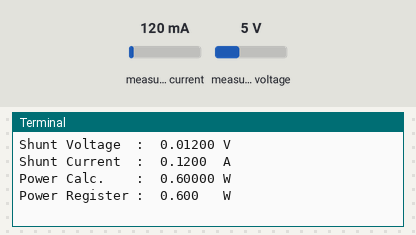
Simulated run of this program. Board: Raspberry Pi (BCM pin numbers). On the bench: the last lines printed to the terminal. Inputs (shaded band) come from the test bench; at power-on: measured voltage 5 V, measured current 120 mA.

Above: at 1.2 s.
1.3 s: measured voltage set to 11.2 V
At 2.4 s:
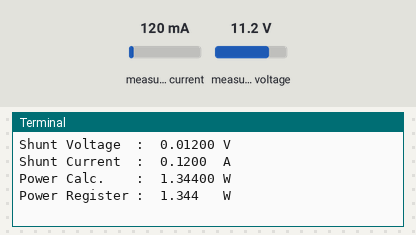
3.5 s: measured current set to 1000 mA
At 5.2 s:
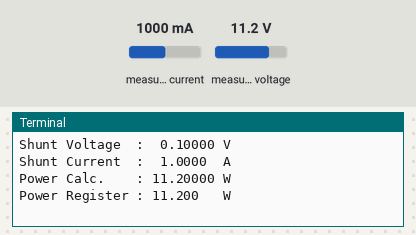
5.5 s: measured current set to 40 mA
At 6.8 s:
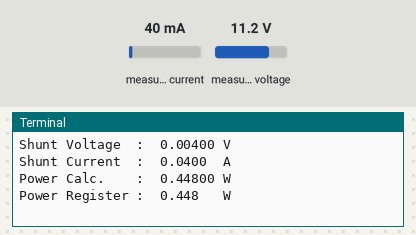
Timing chart, 0 to 8.5 s (numbered marks = the images above; inputs shaded):
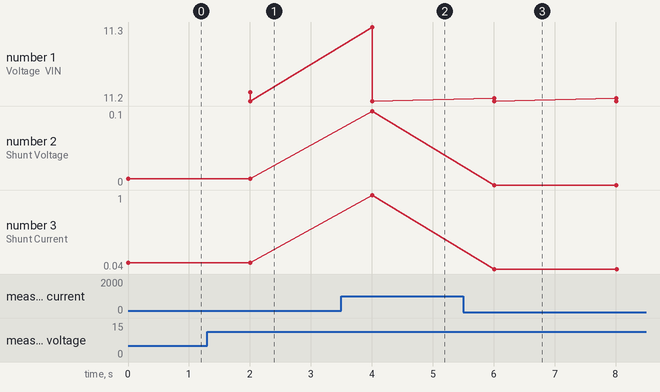

Measured:
- after the input at 1.3 s, the terminal: prints a new line after 0.71 s (image 1)
- after the input at 3.5 s, the terminal: prints a new line after 0.51 s (image 2)
- after the input at 5.5 s, the terminal: prints a new line after 0.51 s (image 3)
- plotted number 2: 0.01 → 0.1 after the input at 3.5 s, 0.1 → 0 after the input at 5.5 s
- plotted number 3: 0.12 → 1 after the input at 3.5 s, 1 → 0.04 after the input at 5.5 s

The program:

ina219.py
```python
import time
import board
from adafruit_ina219 import ADCResolution, BusVoltageRange, INA219


i2c_bus = board.I2C()  # uses board.SCL and board.SDA
# i2c_bus = board.STEMMA_I2C()  # For using the built-in STEMMA QT connector on a microcontroller

ina219 = INA219(i2c_bus)

print("ina219 test")

# display some of the advanced field (just to test)
print("Config register:")
print("  bus_voltage_range:    0x%40X" % ina219.bus_voltage_range)
print("  gain:                 0x%40X" % ina219.gain)
print("  bus_adc_resolution:   0x%40X" % ina219.bus_adc_resolution)
print("  shunt_adc_resolution: 0x%40X" % ina219.shunt_adc_resolution)
print("  mode:                 0x%40X" % ina219.mode)
print("")

# optional : change configuration to use 32 samples averaging for both bus voltage and shunt voltage
ina219.bus_adc_resolution = ADCResolution.ADCRES_12BIT_32S
ina219.shunt_adc_resolution = ADCResolution.ADCRES_12BIT_32S
# optional : change voltage range to 16V
ina219.bus_voltage_range = BusVoltageRange.RANGE_16V

# measure and display loop
while True:
    bus_voltage = ina219.bus_voltage  # voltage on V- (load side)
    shunt_voltage = ina219.shunt_voltage  # voltage between V+ and V- across the shunt
    current = ina219.current  # current in mA
    power = ina219.power  # power in watts

    # INA219 measure bus voltage on the load side. So PSU voltage = bus_voltage + shunt_voltage
    print("Voltage (VIN+) : {:6.3f}   V".format(bus_voltage + shunt_voltage))
    print("Voltage (VIN-) : {:6.3f}   V".format(bus_voltage))
    print("Shunt Voltage  : {:8.5f} V".format(shunt_voltage))
    print("Shunt Current  : {:7.4f}  A".format(current / 1000))
    print("Power Calc.    : {:8.5f} W".format(bus_voltage * (current / 1000)))
    print("Power Register : {:6.3f}   W".format(power))
    print("")

    # Check internal calculations haven't overflowed (doesn't detect ADC overflows)
    if ina219.overflow:
        print("Internal Math Overflow Detected!")
        print("")

    time.sleep(2)
```
